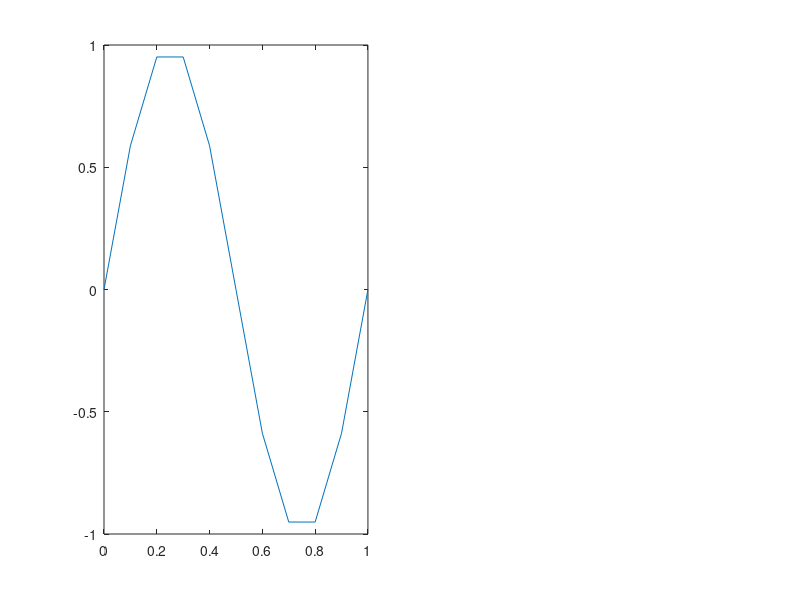

This figure's MATLAB source: (Note: this script raises an error after producing the figure.)
%%%%%%%%%%%%%%%%%%%%%%%%%%%%%%%%%%%%%%%%%%%%%%%%%%%%%%%%%%%
%%%%%%%%%%%% Explicit solver heat equation %%%%%%%%%%%%%%%%
%%%%%%%%%%%%%%%%%%%%%%%%%%%%%%%%%%%%%%%%%%%%%%%%%%%%%%%%%%%
%
%   Goal: solve
%         u_t = k u_xx,  0<x<L, t>0
%         u(0,t) = a, u(L,t) = b
%         u(x,0) = f(x)
%
%   Method: Forward time, centered space finite differences
%
%%%%%%%%%%%%%%%%%%%%%%%%%%%%%%%%%%%%%%%%%%%%%%%%%%%%%%%%%%%

%%%%%%%%%%%%%%%%%%%%
%% Parameters
%%%%%%%%%%%%%%%%%%%%

    k = 2;

    L = 1; 
    T = 1; %final time
    
    dx = 0.1; 
    dt = 0.001; 
    
    x = 0:dx:L;  %vector of all space locations
    t = 0:dt:T; %vector of all time points
    
%%%%%%%%%%%%%%%%%%%%%%
%% Boundary conditions
%%%%%%%%%%%%%%%%%%%%%%
    
    a = 0; %left boundary
    b = 0; %right boundary
    
%%%%%%%%%%%%%%%%%%%%%%%%%%%%%%%%%%%
%% Initial condition
%%%%%%%%%%%%%%%%%%%%%%%%%%%%%%%%%%%

     f = sin(2*pi*x);   
     
%%%%%%%%%%%%%%%%%%%%%%%%%%%%%%%%%%%
%% Initialize u
%%%%%%%%%%%%%%%%%%%%%%%%%%%%%%%%%%%

    u = zeros(length(t),length(x));
    u(1,:) = f;
    
%%%%%%%%%%%%%%%%%%%%%%%%%%%%%%%%%%%%%%%%
%% Implement forward time centered space 
%%%%%%%%%%%%%%%%%%%%%%%%%%%%%%%%%%%%%%%%

    %The matrix u(i,j) has time encoded in the i variable
    %and space encoded in the j variable. For example u(1,j) 
    %is the initial condition (remember, MATLAB start indexing at 1).
    for i = 2:length(t) %Calculate next time step

        u(i,1) = a;   
        u(i,end) = b;
        
        for j = 2:length(x)-1
            u(i,j) = u(i-1,j) + (k*dt/(dx^2))*(u(i-1,j+1) - 2*u(i-1,j) + u(i-1,j-1));
        end
    end
          
    
    
    %%%%%%%%%%%%%%%%%%%%%%%%%%%%%
    %% YOU DO NOT NEED TO CHANGE
    %% ANYTHING BELOW THIS LINE
    %%%%%%%%%%%%%%%%%%%%%%%%%%%%%
    
%%%%%%%%%%%%%%%%%%%%%%%%%%%%%%%%%%%%%%%
%% Plot solution
%%%%%%%%%%%%%%%%%%%%%%%%%%%%%%%%%%%%%%%
    
    [X,T] = meshgrid(x,t);
 
    fig=figure();

    set(fig, 'Position',  [100 206 1100 420])
       
    for i = 1:length(t)
        clf
        subplot(1,2,1)
        plot(x,u(i,:))
        a = gca;
        a.FontSize = 16;
        axis([0 L min(f) max(f)])
    
        subplot(1,2,2)
        hold on
        s=surf(X,T,u);
        s.EdgeColor = 'none';
        angle = 30+.05*i;
        view(angle,25)
        xlabel('x','interpreter','latex')
        ylabel('t','interpreter','latex')
        zlabel('u','interpreter','latex')
        plot3(x,t(i)*ones(length(x),1),u(i,:))
        a = gca;
        a.FontSize = 16;
        hold off
        pause(0)
    end